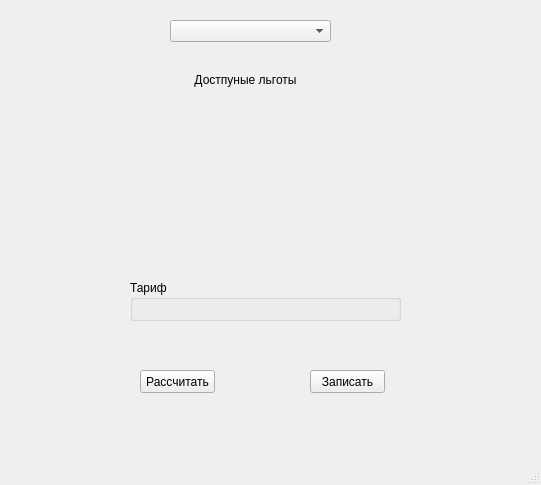
<?xml version="1.0" encoding="UTF-8"?>
<ui version="4.0">
 <class>MainWindow</class>
 <widget class="QMainWindow" name="MainWindow">
  <property name="geometry">
   <rect>
    <x>0</x>
    <y>0</y>
    <width>541</width>
    <height>485</height>
   </rect>
  </property>
  <property name="windowTitle">
   <string>MainWindow</string>
  </property>
  <widget class="QWidget" name="centralwidget">
   <widget class="QComboBox" name="comboBox">
    <property name="geometry">
     <rect>
      <x>170</x>
      <y>20</y>
      <width>161</width>
      <height>22</height>
     </rect>
    </property>
    <property name="currentText">
     <string/>
    </property>
   </widget>
   <widget class="QLabel" name="label">
    <property name="geometry">
     <rect>
      <x>160</x>
      <y>70</y>
      <width>171</width>
      <height>20</height>
     </rect>
    </property>
    <property name="layoutDirection">
     <enum>Qt::LeftToRight</enum>
    </property>
    <property name="text">
     <string>Достпуные льготы</string>
    </property>
    <property name="alignment">
     <set>Qt::AlignCenter</set>
    </property>
   </widget>
   <widget class="QWidget" name="widget" native="true">
    <property name="geometry">
     <rect>
      <x>150</x>
      <y>110</y>
      <width>221</width>
      <height>131</height>
     </rect>
    </property>
   </widget>
   <widget class="QGroupBox" name="groupBox">
    <property name="geometry">
     <rect>
      <x>130</x>
      <y>280</y>
      <width>271</width>
      <height>41</height>
     </rect>
    </property>
    <property name="title">
     <string>Тариф</string>
    </property>
   </widget>
   <widget class="QPushButton" name="CalculateButton">
    <property name="geometry">
     <rect>
      <x>140</x>
      <y>370</y>
      <width>75</width>
      <height>23</height>
     </rect>
    </property>
    <property name="text">
     <string>Рассчитать</string>
    </property>
   </widget>
   <widget class="QPushButton" name="WriteButton">
    <property name="geometry">
     <rect>
      <x>310</x>
      <y>370</y>
      <width>75</width>
      <height>23</height>
     </rect>
    </property>
    <property name="text">
     <string>Записать</string>
    </property>
   </widget>
  </widget>
  <widget class="QMenuBar" name="menubar">
   <property name="geometry">
    <rect>
     <x>0</x>
     <y>0</y>
     <width>541</width>
     <height>21</height>
    </rect>
   </property>
  </widget>
  <widget class="QStatusBar" name="statusbar"/>
 </widget>
 <resources/>
 <connections/>
</ui>
